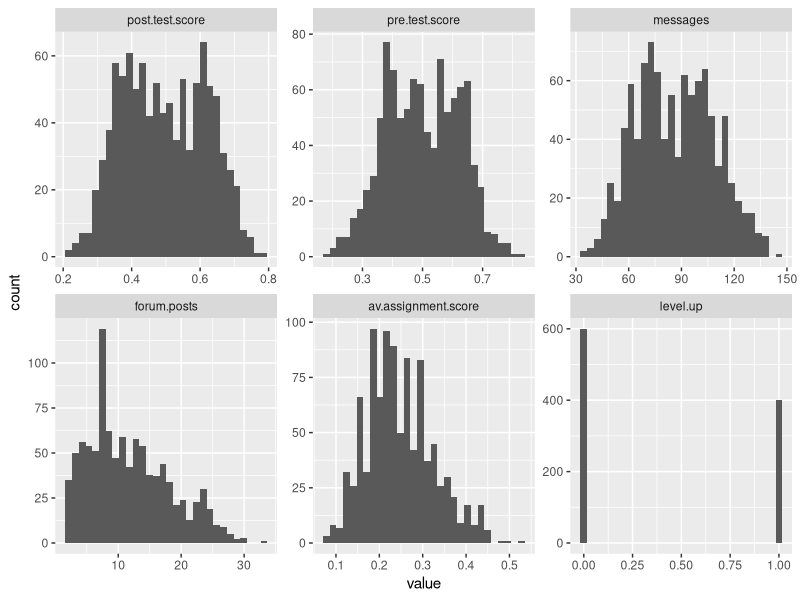
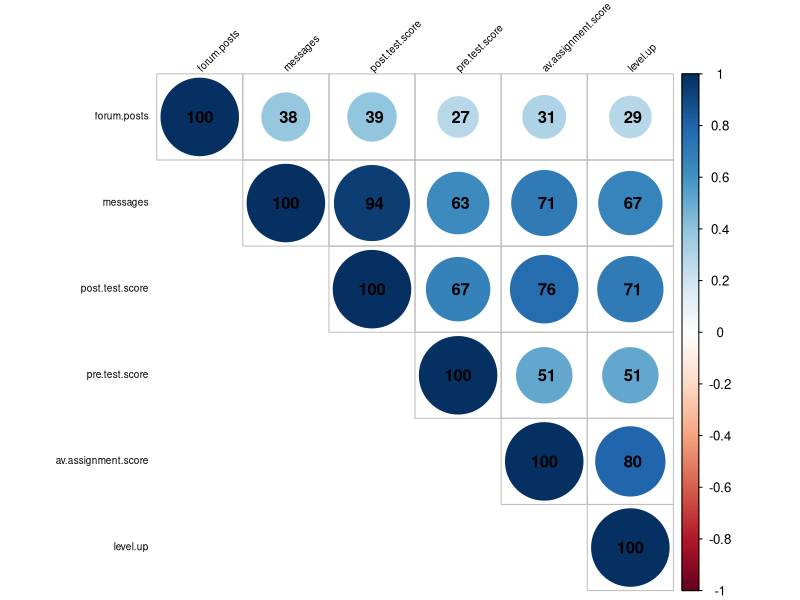
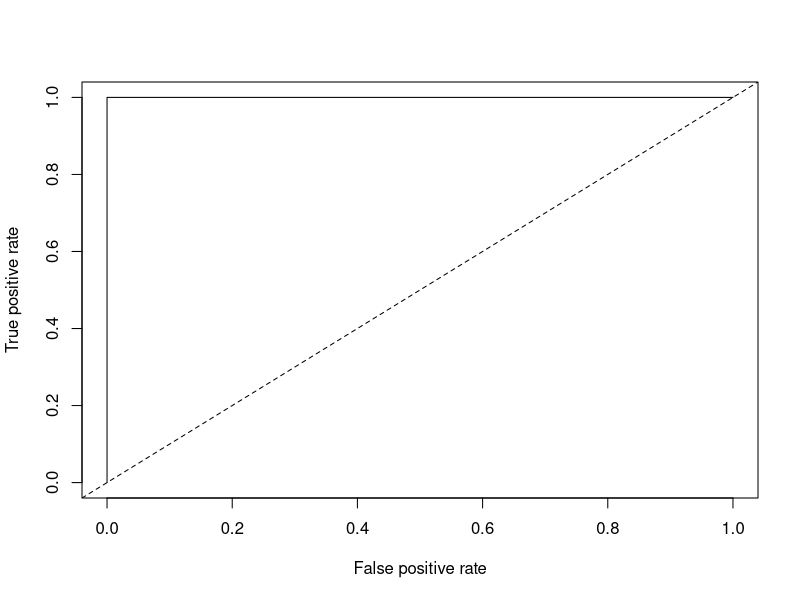
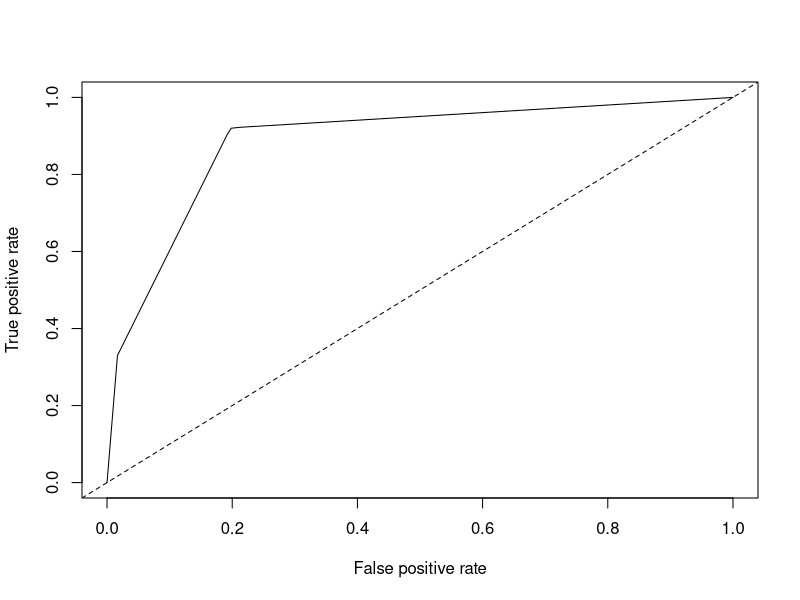

These charts were generated, in order, by the following R code:
## ---- chunk 1
library(ggplot2)
library(tidyr)
library(dplyr)
library(corrplot)
library(rpart)
library(ROCR)
## ---- chunk 2
D1 <- read.table("online.data.csv", sep = ",", header = TRUE)
head(D1)
## ---- chunk 3
#Delete id column
D2 <- D1[,-1]
#Convert level.up from yes and no to 1 and 0
D2$level.up <- ifelse(D2$level.up == "yes", 1, 0)

D3 <- gather(D2, "variable", "value", post.test.score:level.up, factor_key=TRUE)
head(D3)
## ---- chunk 4
#Start by creating histograms of the distributions for all variables (#HINT: look up "facet" in the ggplot documentation)
p <- ggplot(data = D3, aes(x = value)) + geom_histogram()
p + facet_wrap(~variable, scales = "free")

#Then visualize the relationships between variables
COR <- cor(D2)
corrplot(COR, order="AOE", method="circle", tl.pos="lt", type="upper",        
tl.col="black", tl.cex=0.6, tl.srt=45, 
        addCoef.col="black", addCoefasPercent = TRUE,
        sig.level=0.50, insig = "blank")

#Try to capture an intuition about the data and the relationships
#In general the number of forum posts do not have a high correlation with other variables. But it is interesting to see that the number of messages sent by student to other students is highly correlated to all other variables but forum post, especially highly correlated to post test score, with a value of 94. Other variables that are highly correlated to post test score includes pre test score, average assignment score, and level up. It is also worth mentioning that the average assignment score has a stronger correlation with level up compare to post test score and level up.
## ---- chunk 5
#Create a classification tree that predicts whether a student "levels up" in the online course using three variables of your choice (As we did last time, set all controls to their minimums)

#Plot and generate a CP table for your tree
#Model1: Selected three variables messages, post.test.score, and av.assignment.score
c.tree1 <- rpart(level.up ~ messages + post.test.score + av.assignment.score, method="class", data=D2, control=rpart.control(minsplit=1, minbucket=1, cp=0.005)) 

printcp(c.tree1)

post(c.tree1, file = "tree.ps", title = "Level Up: 0 - Remain the Same Level, 1 - Level Up")

#Generate a probability value that represents the probability that a student levels up based your classification tree 

D2$pred <- predict(c.tree1, type = "prob")[,2]
#Last class we used type = "class" which predicted the classification for us, this time we are using type = "prob" to see the probability that our classififcation is based on.

#Now you can generate the ROC curve for your model. You will need to install the package ROCR to do this.


#Plot the curve
pred.detail <- prediction(D2$pred, D2$level.up) 
plot(performance(pred.detail, "tpr", "fpr"))
abline(0, 1, lty = 2)

#Calculate the Area Under the Curve
unlist(slot(performance(pred.detail,"auc"), "y.values"))
# 1
#Unlist liberates the AUC value from the "performance" object created by ROCR

#Now repeat this process, but using the variables you did not use for the previous model and compare the plots & results of your two models. Which one do you think was the better model? Why?

#Plot and generate a CP table for your tree
#Model2: Selected three variables messages, post.test.score, and pre.test.score
c.tree2 <- rpart(level.up ~ messages + post.test.score + pre.test.score, method="class", data=D2, control=rpart.control(minsplit=1, minbucket=1, cp=0.005)) 

printcp(c.tree2)

post(c.tree2, file = "tree2.ps", title = "Level Up: 0 - Remain the Same Level, 1 - Level Up")

#Generate a probability value that represents the probability that a student levels up based your classification tree 

D2$pred2 <- predict(c.tree2, type = "prob")[,2]

#Plot the curve
pred.detail2 <- prediction(D2$pred2, D2$level.up) 
plot(performance(pred.detail2, "tpr", "fpr"))
abline(0, 1, lty = 2)

#Calculate the Area Under the Curve
unlist(slot(performance(pred.detail2,"auc"), "y.values"))
#0.8866708

#Comparing the two models: Model 1 is much better. The area under Model 1 is 1 compare to 0.8866708 under Model 2. This shows that the prediction by Model 1 is 100% true. Notice that the only change from Model 1 to Model 2 is avg.assignment.score is replaced with pre.test.score. This confirms the information in correlation plot that average assignment score is highly correlated with level up. 
## ---- chunk 6
#Look at the ROC plot for your second model.(Chose the second model instead of the first for more interesting result.) Based on this plot choose a probability threshold that balances capturing the most correct predictions against false positives. Then generate a new variable in your data set that classifies each student according to your chosen threshold.
threshold.pred2 <- 0.9
#replicate D2 as D4 for comparison
D4 <- D2
total <- length(D4$pred2)
D4$pred2.thrsd1 <- ifelse(D4$pred2<threshold.pred2, 0, 1)
D4$compare <- D4$pred2.thrsd1 - D4$level.up
agree <- length(which(D4$compare == 0))
TP <- length(which(D4$pred2.thrsd1 == 1 & D4$level.up == 1))
FP <- length(which(D4$pred2.thrsd1 == 1 & D4$level.up == 0))
FN <- length(which(D4$pred2.thrsd1 == 0 & D4$level.up == 1))

#Now generate three diagnostics:
D4$accuracy.model2 <- agree/total

D4$precision.model2 <- TP/(TP+FP)

D4$recall.model2 <- TP/(TP+FN)

#Finally, calculate Kappa for your model according to:

#First generate the table of comparisons
table1 <- table(D4$level.up, D4$pred2.thrsd1)

#Convert to matrix
matrix1 <- as.matrix(table1)

#Calculate kappa
kappa(matrix1, exact = TRUE)/kappa(matrix1)
# does not yield a reasonable value (1.041832>1) so I calculated by hand, using the formula (Agreement - Expected Agreement)/(1-Expected Agreement)
# by hand, I get 0.3511

#Now choose a different threshold value and repeat these diagnostics. What conclusions can you draw about your two thresholds?

threshold.pred2 <- 0.6
#replicate D2 as D5 for comparison
D5 <- D2
total <- length(D5$pred2)
D5$pred2.thrsd1 <- ifelse(D5$pred2<threshold.pred2, 0, 1)
D5$compare <- D5$pred2.thrsd1 - D5$level.up
agree <- length(which(D5$compare == 0))
TP <- length(which(D5$pred2.thrsd1 == 1 & D5$level.up == 1))
FP <- length(which(D5$pred2.thrsd1 == 1 & D5$level.up == 0))
FN <- length(which(D5$pred2.thrsd1 == 0 & D5$level.up == 1))

#Now generate three diagnostics:
D5$accuracy.model2 <- agree/total

D5$precision.model2 <- TP/(TP+FP)

D5$recall.model2 <- TP/(TP+FN)

#Finally, calculate Kappa for your model according to:

#First generate the table of comparisons
table2 <- table(D5$level.up, D5$pred2.thrsd1)

#Convert to matrix
matrix2 <- as.matrix(table2)

#Calculate kappa
kappa(matrix2, exact = TRUE)/kappa(matrix2)
# does not yield a reasonable value (1.022909>1) so I calculated by hand, using the formula (Agreement - Expected Agreement)/(1-Expected Agreement)
# by hand, I get 0.6964

#Comparing the two thresholds, the threshold of 0.6 yields a better kappa. Therefore, this threshold is better.
